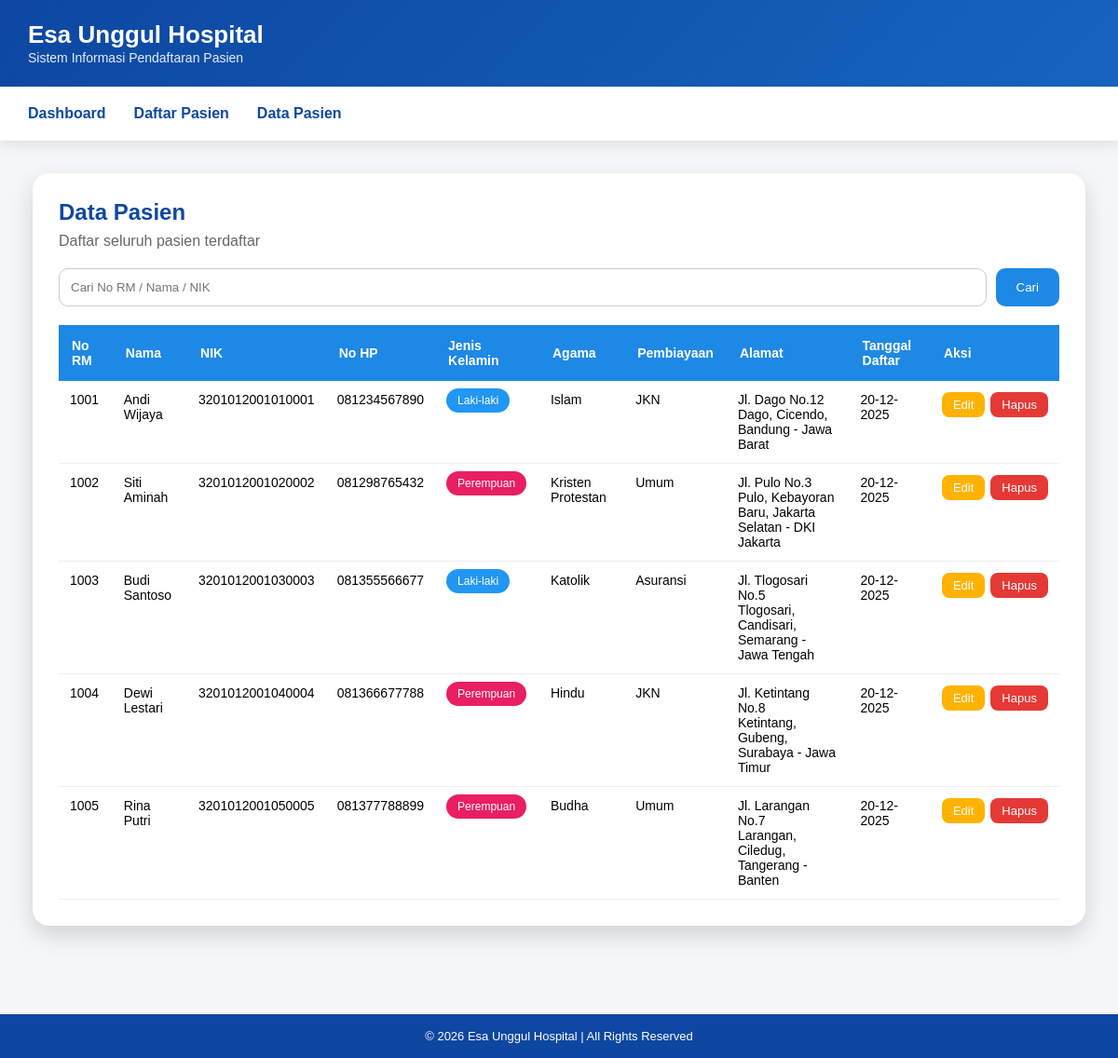
/data_pasien.php, run on the app's committed database.
### tables this page shows
CREATE TABLE `pasien` (
  `id` int(11) NOT NULL,
  `no_rm` int(11) NOT NULL,
  `nik` char(16) NOT NULL,
  `nama` varchar(100) NOT NULL,
  `no_hp` varchar(15) NOT NULL,
  `jk` enum('Tidak diketahui','Laki-laki','Perempuan','Tidak dapat ditentukan','Tidak mengisi') NOT NULL,
  `agama` enum('Islam','Kristen Protestan','Katolik','Hindu','Budha','Konghucu','Penghayat') NOT NULL,
  `jenis_pembiayaan` enum('JKN','Umum','Asuransi') NOT NULL,
  `provinsi` varchar(50) DEFAULT NULL,
  `kota` varchar(50) DEFAULT NULL,
  `kecamatan` varchar(50) DEFAULT NULL,
  `kelurahan` varchar(50) DEFAULT NULL,
  `alamat` text DEFAULT NULL,
  `created_at` timestamp NOT NULL DEFAULT current_timestamp()
);

### data_pasien.php (the view, shortened to what this page needs)
<?php
include "koneksi.php";
$q = isset($_GET['q']) ? mysqli_real_escape_string($conn, $_GET['q']) : '';
$data = mysqli_query($conn, "
    SELECT * FROM pasien
    WHERE no_rm LIKE '%$q%'
       OR nama LIKE '%$q%'
       OR nik LIKE '%$q%'
    ORDER BY created_at DESC
");
?>
<!DOCTYPE html>
<html lang="id">
<head>
</head>
<body>
<div class="header">
    <h1>Esa Unggul Hospital</h1>
    <span>Sistem Informasi Pendaftaran Pasien</span>
</div>
<div class="navbar">
    <a href="index.php">Dashboard</a>
    <a href="daftar_pasien.php">Daftar Pasien</a>
    <a href="data_pasien.php">Data Pasien</a>
</div>
<div class="container">
<div class="box">
<h2>Data Pasien</h2>
<p>Daftar seluruh pasien terdaftar</p>
<form class="search" method="get">
    <input name="q" placeholder="Cari No RM / Nama / NIK" value="<?= htmlspecialchars($q) ?>">
    <button>Cari</button>
</form>
<table>
<tr>
    <th>No RM</th>
    <th>Nama</th>
    <th>NIK</th>
    <th>No HP</th>
    <th>Jenis Kelamin</th>
    <th>Agama</th>
    <th>Pembiayaan</th>
    <th>Alamat</th>
    <th>Tanggal Daftar</th>
    <th>Aksi</th>
</tr>
<?php if(mysqli_num_rows($data) > 0): ?>
    <?php while($p=mysqli_fetch_assoc($data)): ?>
    <tr class="data-row" onclick="window.location='resume_medis.php?id=<?= $p['id'] ?>'">
        <td><?= htmlspecialchars($p['no_rm']) ?></td>
        <td><?= htmlspecialchars($p['nama']) ?></td>
        <td><?= htmlspecialchars($p['nik']) ?></td>
        <td><?= htmlspecialchars($p['no_hp']) ?></td>
        <td><span class="badge <?= str_replace(' ','\\ ',$p['jk']) ?>"><?= htmlspecialchars($p['jk']) ?></span></td>
        <td><?= htmlspecialchars($p['agama']) ?></td>
        <td><?= htmlspecialchars($p['jenis_pembiayaan']) ?></td>
        <td><?= htmlspecialchars($p['alamat']) ?><br>
            <?= htmlspecialchars($p['kelurahan']) ?>, <?= htmlspecialchars($p['kecamatan']) ?>, <?= htmlspecialchars($p['kota']) ?> - <?= htmlspecialchars($p['provinsi']) ?>
        </td>
        <td><?= date('d-m-Y', strtotime($p['created_at'])) ?></td>
        <td onclick="event.stopPropagation()">
            <div class="action">
                <a class="edit" href="edit_pasien.php?id=<?= $p['id'] ?>">Edit</a>
                <a class="hapus" href="#" onclick="openModal(<?= $p['id'] ?>)">Hapus</a>
            </div>
        </td>
    </tr>
    <?php endwhile; ?>
<?php else: ?>
<tr><td colspan="10" style="text-align:center;">Data pasien tidak ditemukan.</td></tr>
<?php endif; ?>
</table>
</div>
</div>
<div class="footer">
    © <?= date('Y') ?> Esa Unggul Hospital | All Rights Reserved
</div>
</body>
</html>

### data_pasien.php (style rules this page uses)
* { box-sizing:border-box;margin:0;padding:0;font-family:Arial,sans-serif; }
body { background:#f4f6f8; }
.header { background:linear-gradient(135deg,#0d47a1,#1565c0); color:white; padding:22px 30px; }
.header h1 { font-size:26px; }
.header span { font-size:14px;opacity:.9; }
.navbar { position:sticky; top:0; z-index:1000; background:white; padding:14px 30px; display:flex; gap:30px; box-shadow:0 4px 14px rgba(0,0,0,.1); }
.navbar a { text-decoration:none; color:#0d47a1; font-weight:bold; position:relative; padding:6px 0; }
.navbar a::after { content:''; position:absolute; left:0; bottom:0; width:0; height:3px; background:#0d47a1; transition:.35s; }
.container { padding:35px; }
.box { background:white; padding:28px; border-radius:18px; box-shadow:0 10px 24px rgba(0,0,0,.15); }
.box h2 { color:#0d47a1; }
.box p { color:#666;margin:8px 0 20px; }
.search { display:flex; gap:10px; margin-bottom:20px; }
.search input { flex:1; padding:12px; border-radius:10px; border:1px solid #ccc; }
.search button { padding:12px 22px; background:#1e88e5; color:white; border:none; border-radius:10px; cursor:pointer; }
table { width:100%; border-collapse:collapse; font-size:14px; }
th { background:#1e88e5; color:white; padding:14px; text-align:left; }
td { padding:12px; border-bottom:1px solid #eee; vertical-align:top; }
tr.data-row { cursor:pointer; transition:.3s; }
.badge { padding:6px 12px; border-radius:20px; font-size:12px; color:white; }
.Laki-laki { background:#2196f3; }
.Perempuan { background:#e91e63; }
.action { display:flex; gap:6px; }
.action a { text-decoration:none; padding:6px 12px; border-radius:8px; font-size:13px; color:white; text-align:center; white-space: nowrap; }
.edit { background:#ffb300; }
.hapus { background:#e53935; }
.footer { margin-top:60px; background:#0d47a1; color:white; text-align:center; padding:16px; font-size:13px; }

### data on the page
pasien: no_rm "1001", nama "Andi Wijaya", nik "3201012001010001", no_hp "081234567890", jk "Laki-laki", agama "Islam", jenis_pembiayaan "JKN", alamat "Jl. Dago No.12", kelurahan "Dago", kecamatan "Cicendo", kota "Bandung", provinsi "Jawa Barat", created_at "20-12-2025"
pasien: no_rm "1002", nama "Siti Aminah", nik "3201012001020002", no_hp "081298765432", jk "Perempuan", agama "Kristen Protestan", jenis_pembiayaan "Umum", alamat "Jl. Pulo No.3", kelurahan "Pulo", kecamatan "Kebayoran Baru", kota "Jakarta Selatan", provinsi "DKI Jakarta", created_at "20-12-2025"
pasien: no_rm "1003", nama "Budi Santoso", nik "3201012001030003", no_hp "081355566677", jk "Laki-laki", agama "Katolik", jenis_pembiayaan "Asuransi", alamat "Jl. Tlogosari No.5", kelurahan "Tlogosari", kecamatan "Candisari", kota "Semarang", provinsi "Jawa Tengah", created_at "20-12-2025"
pasien: no_rm "1004", nama "Dewi Lestari", nik "3201012001040004", no_hp "081366677788", jk "Perempuan", agama "Hindu", jenis_pembiayaan "JKN", alamat "Jl. Ketintang No.8", kelurahan "Ketintang", kecamatan "Gubeng", kota "Surabaya", provinsi "Jawa Timur", created_at "20-12-2025"
pasien: no_rm "1005", nama "Rina Putri", nik "3201012001050005", no_hp "081377788899", jk "Perempuan", agama "Budha", jenis_pembiayaan "Umum", alamat "Jl. Larangan No.7", kelurahan "Larangan", kecamatan "Ciledug", kota "Tangerang", provinsi "Banten", created_at "20-12-2025"
